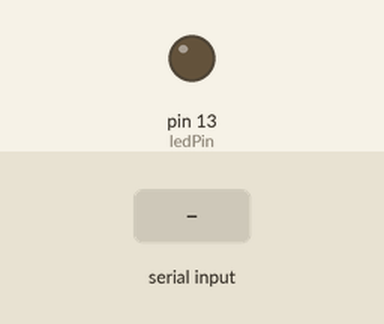
A sketch run on a simulated Arduino Uno, built with avr-gcc and run on an emulated ATmega328P. Parts: output pins drawn as LEDs (lit = HIGH). The inputs (shaded band) are chosen by the test bench.

Above: at 1.2 s.
1.3 s: "1" received over Serial
At 1.8 s:
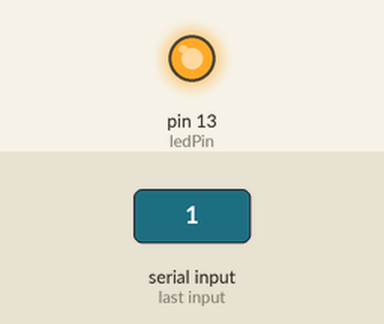
2.8 s: "0" received over Serial
At 4.1 s:
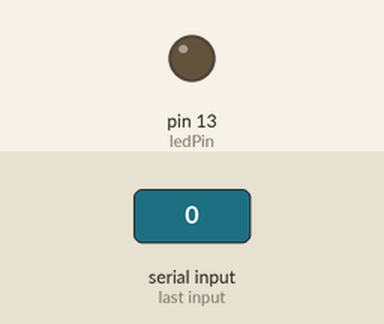
Timing chart, 0 to 5.8 s (numbered marks = the images above; inputs shaded):
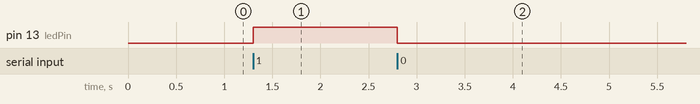

Measured:
- after the input at 1.3 s, pin 13 (ledPin): LOW → HIGH at once
- after the input at 2.8 s, pin 13 (ledPin): HIGH → LOW at once

The sketch:

led.ino
```cpp
int ledPin = 13;

void setup() {
  pinMode(ledPin, OUTPUT);
  Serial.begin(9600);
}

void loop() {
  if (Serial.available() > 0) {
    char okuma = Serial.read();

    if (okuma == '1') {
      digitalWrite(ledPin, HIGH);
    }
    else if (okuma == '0') {
      digitalWrite(ledPin, LOW);
    }
  }
}
```
